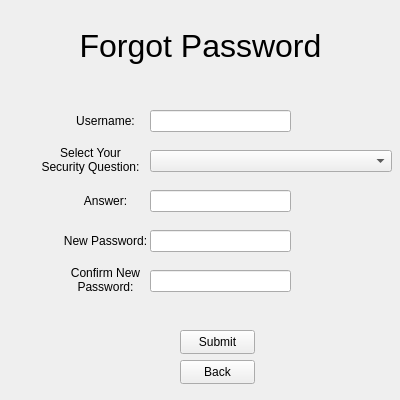
<?xml version="1.0" encoding="UTF-8"?>
<ui version="4.0">
 <class>ForgotPassword</class>
 <widget class="QWidget" name="ForgotPassword">
  <property name="geometry">
   <rect>
    <x>0</x>
    <y>0</y>
    <width>400</width>
    <height>400</height>
   </rect>
  </property>
  <property name="minimumSize">
   <size>
    <width>400</width>
    <height>400</height>
   </size>
  </property>
  <property name="maximumSize">
   <size>
    <width>400</width>
    <height>400</height>
   </size>
  </property>
  <property name="windowTitle">
   <string>Forgot Password</string>
  </property>
  <property name="windowIcon">
   <iconset>
    <normaloff>../logo.ico</normaloff>../logo.ico</iconset>
  </property>
  <widget class="QLabel" name="Title">
   <property name="geometry">
    <rect>
     <x>0</x>
     <y>0</y>
     <width>401</width>
     <height>91</height>
    </rect>
   </property>
   <property name="font">
    <font>
     <pointsize>24</pointsize>
    </font>
   </property>
   <property name="layoutDirection">
    <enum>Qt::LeftToRight</enum>
   </property>
   <property name="autoFillBackground">
    <bool>false</bool>
   </property>
   <property name="text">
    <string>Forgot Password</string>
   </property>
   <property name="textFormat">
    <enum>Qt::AutoText</enum>
   </property>
   <property name="scaledContents">
    <bool>true</bool>
   </property>
   <property name="alignment">
    <set>Qt::AlignCenter</set>
   </property>
   <property name="indent">
    <number>0</number>
   </property>
  </widget>
  <widget class="QLabel" name="SecurityAnswerLabel">
   <property name="geometry">
    <rect>
     <x>60</x>
     <y>190</y>
     <width>91</width>
     <height>21</height>
    </rect>
   </property>
   <property name="text">
    <string>Answer:</string>
   </property>
   <property name="alignment">
    <set>Qt::AlignCenter</set>
   </property>
  </widget>
  <widget class="QLineEdit" name="securityAnswerBox">
   <property name="geometry">
    <rect>
     <x>150</x>
     <y>190</y>
     <width>141</width>
     <height>22</height>
    </rect>
   </property>
  </widget>
  <widget class="QLineEdit" name="newPasswordBox">
   <property name="geometry">
    <rect>
     <x>150</x>
     <y>230</y>
     <width>141</width>
     <height>22</height>
    </rect>
   </property>
   <property name="text">
    <string/>
   </property>
   <property name="echoMode">
    <enum>QLineEdit::Password</enum>
   </property>
  </widget>
  <widget class="QLabel" name="newPasswordLabel">
   <property name="geometry">
    <rect>
     <x>60</x>
     <y>230</y>
     <width>91</width>
     <height>21</height>
    </rect>
   </property>
   <property name="text">
    <string>New Password:</string>
   </property>
   <property name="alignment">
    <set>Qt::AlignCenter</set>
   </property>
  </widget>
  <widget class="QLabel" name="confirmNewPasswordLabel">
   <property name="geometry">
    <rect>
     <x>60</x>
     <y>260</y>
     <width>91</width>
     <height>41</height>
    </rect>
   </property>
   <property name="styleSheet">
    <string notr="true"/>
   </property>
   <property name="text">
    <string>&lt;html&gt;&lt;head/&gt;&lt;body&gt;&lt;p align=&quot;center&quot; style=&quot;margin:0; padding:0;&quot;&gt;Confirm New&lt;/p&gt;&lt;p align=&quot;center&quot; style=&quot;margin:0; padding:0;&quot;&gt;Password:&lt;/p&gt;&lt;/body&gt;&lt;/html&gt;</string>
   </property>
   <property name="alignment">
    <set>Qt::AlignCenter</set>
   </property>
  </widget>
  <widget class="QLineEdit" name="confirmNewPwordBox">
   <property name="geometry">
    <rect>
     <x>150</x>
     <y>270</y>
     <width>141</width>
     <height>22</height>
    </rect>
   </property>
   <property name="text">
    <string/>
   </property>
   <property name="echoMode">
    <enum>QLineEdit::Password</enum>
   </property>
  </widget>
  <widget class="QPushButton" name="submitButton">
   <property name="geometry">
    <rect>
     <x>180</x>
     <y>330</y>
     <width>75</width>
     <height>24</height>
    </rect>
   </property>
   <property name="text">
    <string>Submit</string>
   </property>
  </widget>
  <widget class="QPushButton" name="backButton">
   <property name="geometry">
    <rect>
     <x>180</x>
     <y>360</y>
     <width>75</width>
     <height>24</height>
    </rect>
   </property>
   <property name="text">
    <string>Back</string>
   </property>
  </widget>
  <widget class="QLabel" name="selectSecQuestionLabel">
   <property name="geometry">
    <rect>
     <x>40</x>
     <y>140</y>
     <width>101</width>
     <height>41</height>
    </rect>
   </property>
   <property name="styleSheet">
    <string notr="true"/>
   </property>
   <property name="text">
    <string>&lt;html&gt;&lt;head/&gt;&lt;body&gt;&lt;p align=&quot;center&quot; style=&quot;margin:0; padding:0;&quot;&gt;Select Your&lt;/p&gt;&lt;p align=&quot;center&quot; style=&quot;margin:0; padding:0;&quot;&gt;Security Question:&lt;/p&gt;&lt;/body&gt;&lt;/html&gt;</string>
   </property>
   <property name="alignment">
    <set>Qt::AlignCenter</set>
   </property>
  </widget>
  <widget class="QComboBox" name="SecurityQuestionBox">
   <property name="geometry">
    <rect>
     <x>150</x>
     <y>150</y>
     <width>233</width>
     <height>22</height>
    </rect>
   </property>
   <property name="sizePolicy">
    <sizepolicy hsizetype="Fixed" vsizetype="Fixed">
     <horstretch>0</horstretch>
     <verstretch>0</verstretch>
    </sizepolicy>
   </property>
   <property name="editable">
    <bool>false</bool>
   </property>
   <property name="currentText">
    <string/>
   </property>
   <property name="sizeAdjustPolicy">
    <enum>QComboBox::AdjustToContents</enum>
   </property>
   <property name="placeholderText">
    <string>- Please select an option -</string>
   </property>
   <item>
    <property name="text">
     <string>What is your mother's maiden name?</string>
    </property>
   </item>
   <item>
    <property name="text">
     <string>What is the name of your favorite pet?</string>
    </property>
   </item>
   <item>
    <property name="text">
     <string>In what city were you born?</string>
    </property>
   </item>
   <item>
    <property name="text">
     <string>What high school did you attend?</string>
    </property>
   </item>
   <item>
    <property name="text">
     <string>What is the name of your first school?</string>
    </property>
   </item>
   <item>
    <property name="text">
     <string>What was the make of your first car?</string>
    </property>
   </item>
   <item>
    <property name="text">
     <string>What was your favorite food as a child?</string>
    </property>
   </item>
   <item>
    <property name="text">
     <string>Where did you meet your spouse?</string>
    </property>
   </item>
  </widget>
  <widget class="QLineEdit" name="usernameBox">
   <property name="geometry">
    <rect>
     <x>150</x>
     <y>110</y>
     <width>141</width>
     <height>22</height>
    </rect>
   </property>
  </widget>
  <widget class="QLabel" name="usernameLabel">
   <property name="geometry">
    <rect>
     <x>60</x>
     <y>110</y>
     <width>91</width>
     <height>21</height>
    </rect>
   </property>
   <property name="text">
    <string>Username:</string>
   </property>
   <property name="alignment">
    <set>Qt::AlignCenter</set>
   </property>
  </widget>
 </widget>
 <resources/>
 <connections/>
</ui>
